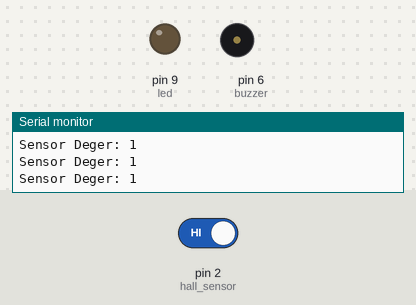
The sketch below on a simulated Arduino Uno, built with avr-gcc and run on an emulated ATmega328P. On the bench: output pins drawn as LEDs (lit = HIGH), buzzer (waves = sounding), the last lines printed to the serial monitor. Inputs (shaded band) come from the test bench; at power-on: pin 2 (hall_sensor) HIGH. Pins used as bus, display or sensor lines are not drawn.

Above: at 1.2 s.
1.3 s: pin 2 (hall_sensor) driven LOW
At 1.82 s:
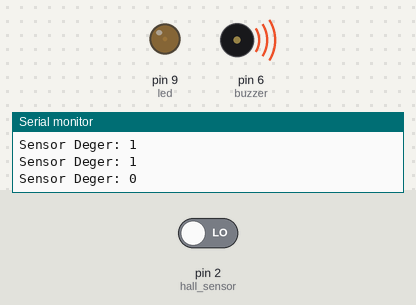
At 3.32 s:
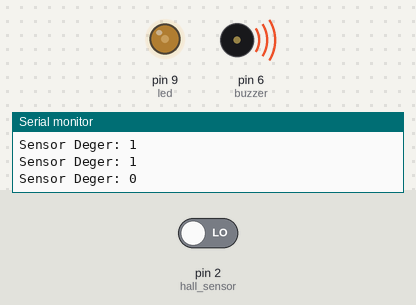
4.3 s: pin 2 (hall_sensor) driven HIGH
At 4.52 s:
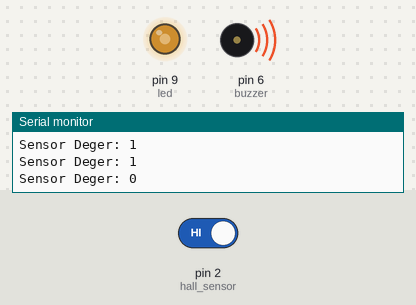
Timing chart, 0 to 8.5 s (numbered marks = the images above; inputs shaded):
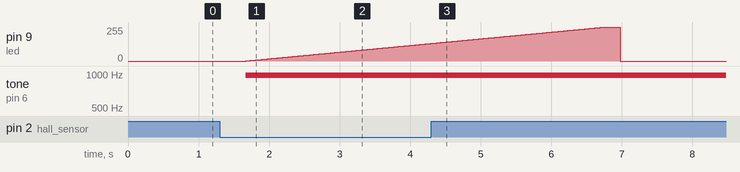

The sketch:

Manyetik_Sens_r_Kullan_m__ino.ino
```cpp
//Hall-effect-sensor Kullanimi
//Created by Arif Mandal

int hall_sensor=2;
int hall_sensor_value=0;
int led=9;
int buzzer=6;


void setup() {
  Serial.begin(9600);//degerleri gormek icin monitoru baslattik.
  pinMode(hall_sensor,INPUT);
  pinMode(led,OUTPUT);
  pinMode(buzzer,OUTPUT);
  Serial.println("Started...");
  delay(50);

}

void loop() {
  hall_sensor_value=digitalRead(hall_sensor);
  Serial.println("Sensor Deger: "+ String(hall_sensor_value));//Optional part...sensor
  //degerini almak icin kullanildi.
  delay(200);

  if(hall_sensor_value==0){
    for(int i=0; i<=255;i++){//led ve buzzer degerleri PWM pinlerine
      //bagli oldugu icin parlakligi ve sesi giderek artti. Farkli bir uygulamada yapilabilirdi.
      analogWrite(led,i);
      analogWrite(buzzer,i);
      delay(20);


      }


    }else{
      digitalWrite(led,LOW);
      digitalWrite(buzzer,LOW);

      }

}//thank you...
```

Measured:
- after the input at 1.3 s, pin 9 (led): moves from 0/255 to 132/255 over 2.6 s, starting after 0.37 s; tone on pin 6 (buzzer): silent → 977 Hz after 0.37 s
- after the input at 4.3 s, pin 9 (led): goes on until 7.0 s, then stays 0/255
